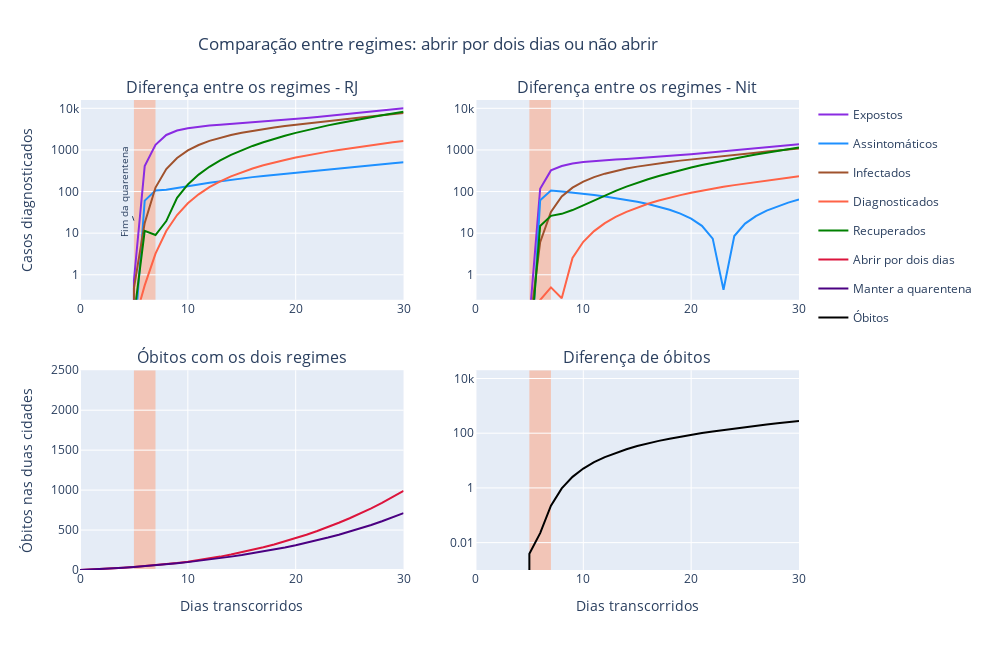

This figure's notebook cell:
### Code cell
fig = make_subplots(rows=2, cols = 2, vertical_spacing = .15)


## RJ
for i in range(2,7):
    fig.add_trace(go.Scatter(
    x = ts,
    y = np.abs(sol_multi_regime_modif_nit[i]-sol_multi_regime_base_nit[i]), name = compartimentos[i], marker = dict(
    color = colors[i-2]), legendgroup = compartimentos[i]), row = 1, col = 1)

fig.add_trace(go.Scatter(
y = tot_deaths(sol_multi_regime_modif_nit), name = 'Abrir por dois dias', marker = dict(
color = 'crimson')), row = 2, col = 1)

fig.add_trace(go.Scatter(
y = tot_deaths(sol_multi_regime_base_nit), name = 'Manter a quarentena', marker = dict(
color = 'indigo')), row = 2, col = 1)
    
    
## SP
for i in range(9,14):
    fig.add_trace(go.Scatter(
    x = ts,
    y = np.abs(sol_multi_regime_modif_nit[i]-sol_multi_regime_base_nit[i]), name = compartimentos[i-7], showlegend = False, marker = dict(
    color = colors[i-9]), legendgroup = compartimentos[i-7]), row = 1, col = 2)
    
fig.add_trace(go.Scatter(
y = tot_deaths(sol_multi_regime_modif_nit) - tot_deaths(sol_multi_regime_base_nit), name = 'Óbitos', marker = dict(
color = 'black')), row = 2, col = 2)


    

fig.update_layout(
    shapes = shapes
)
fig.update_layout(title_text = 'Comparação entre regimes: abrir por dois dias ou não abrir', title_x = .2,
                  height=650, width=989, yaxis=dict(type='log'), yaxis2=dict(type='log'),
                  yaxis4 = dict(type = 'log'), annotations = annotations)
fig.update_xaxes(range = [0,30], row = 2, col = 1, title_text = 'Dias transcorridos')
fig.update_xaxes(range = [0,30], row = 2, col = 2, title_text = 'Dias transcorridos')  
fig.update_yaxes(range = [-0.6,4.2], row = 1, col = 1, title_text = 'Casos diagnosticados')
fig.update_yaxes(range = [-0.6,4.2], row = 1, col = 2)
fig.update_yaxes(range = [0,2500], row = 2, col = 1, title_text = 'Óbitos nas duas cidades')
fig.show()

### Figure 1 — Plotly figure (JSON) as saved in the notebook; plotly's stock layout.template omitted (floating-point values rounded to 4 significant figures)
{"data": [{"legendgroup": "Expostos", "marker": {"color": "blueviolet"}, "name": "Expostos", "type": "scatter", "x": [0, 1, 2, 3, 4, 5, 6, 7, 8, 9, 10, 11, 12, 13, 14, 15, 16, 17, 18, 19, 20, 21, 22, 23, 24, 25, 26, 27, 28, 29, 30], "xaxis": "x", "y": [0, 0, 0, 0, 0, 0.7419, 409.3, 1326.0, 2288.0, 2921.0, 3334.0, 3626.0, 3842.0, 4021.0, 4197.0, 4371.0, 4560.0, 4774.0, 5008.0, 5265.0, 5555.0, 5876.0, 6219.0, 6587.0, 6984.0, 7415.0, 7874.0, 8360.0, 8874.0, 9421.0, 10010.0], "yaxis": "y"}, {"legendgroup": "Assintomáticos", "marker": {"color": "dodgerblue"}, "name": "Assintomáticos", "type": "scatter", "x": [0, 1, 2, 3, 4, 5, 6, 7, 8, 9, 10, 11, 12, 13, 14, 15, 16, 17, 18, 19, 20, 21, 22, 23, 24, 25, 26, 27, 28, 29, 30], "xaxis": "x", "y": [0, 0, 0, 0, 0, 0.01973, 60.54, 106.1, 110.1, 119.9, 133.0, 147.5, 162.5, 177.7, 192.5, 207.3, 222.1, 236.8, 251.9, 267.6, 283.7, 300.7, 318.7, 337.7, 357.8, 379.0, 401.6, 425.6, 451.4, 478.9, 508.1], "yaxis": "y"}, {"legendgroup": "Infectados", "marker": {"color": "sienna"}, "name": "Infectados", "type": "scatter", "x": [0, 1, 2, 3, 4, 5, 6, 7, 8, 9, 10, 11, 12, 13, 14, 15, 16, 17, 18, 19, 20, 21, 22, 23, 24, 25, 26, 27, 28, 29, 30], "xaxis": "x", "y": [0, 0, 0, 0, 0, 0.4814, 17.59, 124.6, 346.8, 642.2, 974.1, 1314.0, 1650.0, 1975.0, 2285.0, 2586.0, 2879.0, 3164.0, 3449.0, 3737.0, 4026.0, 4322.0, 4629.0, 4951.0, 5286.0, 5637.0, 6008.0, 6400.0, 6815.0, 7254.0, 7717.0], "yaxis": "y"}, {"legendgroup": "Diagnosticados", "marker": {"color": "tomato"}, "name": "Diagnosticados", "type": "scatter", "x": [0, 1, 2, 3, 4, 5, 6, 7, 8, 9, 10, 11, 12, 13, 14, 15, 16, 17, 18, 19, 20, 21, 22, 23, 24, 25, 26, 27, 28, 29, 30], "xaxis": "x", "y": [0, 0, 0, 0, 0, 0.06738, 0.556, 3.236, 11.24, 27.32, 52.1, 85.76, 127.5, 176.5, 232.0, 292.7, 358.0, 427.3, 500.0, 575.9, 655.2, 737.4, 822.7, 911.1, 1003.0, 1098.0, 1197.0, 1301.0, 1409.0, 1522.0, 1640.0], "yaxis": "y"}, {"legendgroup": "Recuperados", "marker": {"color": "green"}, "name": "Recuperados", "type": "scatter", "x": [0, 1, 2, 3, 4, 5, 6, 7, 8, 9, 10, 11, 12, 13, 14, 15, 16, 17, 18, 19, 20, 21, 22, 23, 24, 25, 26, 27, 28, 29, 30], "xaxis": "x", "y": [0, 0, 0, 0, 0, 0.09757, 11.38, 9.02, 19.54, 70.41, 148.0, 255.3, 393.1, 561.5, 760.6, 989.3, 1247.0, 1535.0, 1852.0, 2198.0, 2574.0, 2982.0, 3421.0, 3894.0, 4401.0, 4945.0, 5527.0, 6148.0, 6812.0, 7520.0, 8276.0], "yaxis": "y"}, {"marker": {"color": "crimson"}, "name": "Abrir por dois dias", "type": "scatter", "xaxis": "x3", "y": [0, 4.856, 11.07, 18.48, 26.98, 36.49, 47.0, 58.65, 71.81, 86.78, 103.7, 122.8, 144.1, 167.6, 193.3, 221.3, 251.7, 284.5, 319.8, 357.8, 398.4, 441.9, 488.4, 538.0, 591.0, 647.6, 707.9, 772.1, 840.5, 913.4, 991.1], "yaxis": "y3"}, {"marker": {"color": "indigo"}, "name": "Manter a quarentena", "type": "scatter", "xaxis": "x3", "y": [0, 4.856, 11.07, 18.48, 26.98, 36.49, 46.97, 58.43, 70.85, 84.24, 98.65, 114.1, 130.7, 148.4, 167.3, 187.5, 209.1, 232.1, 256.6, 282.8, 310.7, 340.3, 372.0, 405.7, 441.6, 479.9, 520.6, 564.0, 610.2, 659.4, 711.8], "yaxis": "y3"}, {"legendgroup": "Expostos", "marker": {"color": "blueviolet"}, "name": "Expostos", "showlegend": false, "type": "scatter", "x": [0, 1, 2, 3, 4, 5, 6, 7, 8, 9, 10, 11, 12, 13, 14, 15, 16, 17, 18, 19, 20, 21, 22, 23, 24, 25, 26, 27, 28, 29, 30], "xaxis": "x2", "y": [0, 0, 0, 0, 0, 0.08082, 116.1, 322.3, 410.1, 470.6, 511.6, 542.1, 566.2, 587.5, 609.6, 632.5, 657.7, 686.7, 718.4, 753.1, 792.2, 835.0, 880.9, 929.8, 982.4, 1039.0, 1099.0, 1163.0, 1229.0, 1300.0, 1375.0], "yaxis": "y2"}, {"legendgroup": "Assintomáticos", "marker": {"color": "dodgerblue"}, "name": "Assintomáticos", "showlegend": false, "type": "scatter", "x": [0, 1, 2, 3, 4, 5, 6, 7, 8, 9, 10, 11, 12, 13, 14, 15, 16, 17, 18, 19, 20, 21, 22, 23, 24, 25, 26, 27, 28, 29, 30], "xaxis": "x2", "y": [0, 0, 0, 0, 0, 0.002314, 61.83, 105.8, 100.5, 94.78, 88.7, 82.44, 76.07, 69.64, 63.17, 56.63, 50.01, 43.31, 36.47, 29.48, 22.33, 14.99, 7.404, 0.4379, 8.553, 16.96, 25.69, 34.78, 44.25, 54.11, 64.39], "yaxis": "y2"}, {"legendgroup": "Infectados", "marker": {"color": "sienna"}, "name": "Infectados", "showlegend": false, "type": "scatter", "x": [0, 1, 2, 3, 4, 5, 6, 7, 8, 9, 10, 11, 12, 13, 14, 15, 16, 17, 18, 19, 20, 21, 22, 23, 24, 25, 26, 27, 28, 29, 30], "xaxis": "x2", "y": [0, 0, 0, 0, 0, 0.05218, 6.076, 32.49, 76.05, 124.0, 173.4, 222.0, 268.9, 313.7, 356.2, 397.1, 436.9, 475.7, 514.3, 553.3, 592.5, 632.6, 674.2, 717.5, 762.7, 809.8, 859.4, 911.6, 966.7, 1025.0, 1086.0], "yaxis": "y2"}, {"legendgroup": "Diagnosticados", "marker": {"color": "tomato"}, "name": "Diagnosticados", "showlegend": false, "type": "scatter", "x": [0, 1, 2, 3, 4, 5, 6, 7, 8, 9, 10, 11, 12, 13, 14, 15, 16, 17, 18, 19, 20, 21, 22, 23, 24, 25, 26, 27, 28, 29, 30], "xaxis": "x2", "y": [0, 0, 0, 0, 0, 0.007454, 0.247, 0.4976, 0.2726, 2.532, 6.205, 11.2, 17.36, 24.54, 32.61, 41.4, 50.81, 60.76, 71.18, 82.04, 93.33, 105.0, 117.2, 129.7, 142.7, 156.2, 170.2, 184.7, 199.9, 215.7, 232.2], "yaxis": "y2"}, {"legendgroup": "Recuperados", "marker": {"color": "green"}, "name": "Recuperados", "showlegend": false, "type": "scatter", "x": [0, 1, 2, 3, 4, 5, 6, 7, 8, 9, 10, 11, 12, 13, 14, 15, 16, 17, 18, 19, 20, 21, 22, 23, 24, 25, 26, 27, 28, 29, 30], "xaxis": "x2", "y": [0, 0, 0, 0, 0, 0.01048, 14.9, 26.08, 29.13, 35.93, 46.75, 61.77, 80.96, 104.3, 131.7, 163.1, 198.3, 237.5, 280.5, 327.4, 378.4, 433.4, 492.7, 556.3, 624.4, 697.2, 775.0, 858.0, 946.3, 1040.0, 1140.0], "yaxis": "y2"}, {"marker": {"color": "black"}, "name": "Óbitos", "type": "scatter", "xaxis": "x4", "y": [0, 0, 0, 0, 0, 0.003934, 0.02232, 0.2248, 0.9619, 2.542, 5.098, 8.716, 13.41, 19.16, 25.98, 33.81, 42.63, 52.43, 63.21, 74.97, 87.75, 101.5, 116.4, 132.3, 149.4, 167.7, 187.2, 208.1, 230.3, 254.0, 279.3], "yaxis": "y4"}], "layout": {"annotations": [{"font": {"size": 16}, "showarrow": false, "text": "Diferença entre os regimes - RJ", "x": 0.225, "xanchor": "center", "xref": "paper", "y": 1, "yanchor": "bottom", "yref": "paper"}, {"font": {"size": 16}, "showarrow": false, "text": "Diferença entre os regimes - Nit", "x": 0.775, "xanchor": "center", "xref": "paper", "y": 1, "yanchor": "bottom", "yref": "paper"}, {"font": {"size": 16}, "showarrow": false, "text": "Óbitos com os dois regimes", "x": 0.225, "xanchor": "center", "xref": "paper", "y": 0.425, "yanchor": "bottom", "yref": "paper"}, {"font": {"size": 16}, "showarrow": false, "text": "Diferença de óbitos", "x": 0.775, "xanchor": "center", "xref": "paper", "y": 0.425, "yanchor": "bottom", "yref": "paper"}, {"font": {"size": 10}, "showarrow": true, "text": "Fim da quarentena", "textangle": -90, "x": 5, "xref": "x", "y": "1.3", "yref": "y"}], "height": 650, "shapes": [{"fillcolor": "LightSalmon", "layer": "below", "line": {"width": 0}, "opacity": 0.5, "type": "rect", "x0": 5, "x1": 7, "xref": "x", "y0": 0.001, "y1": 20000, "yref": "y"}, {"fillcolor": "LightSalmon", "layer": "below", "line": {"width": 0}, "opacity": 0.5, "type": "rect", "x0": 5, "x1": 7, "xref": "x2", "y0": 0.001, "y1": 20000, "yref": "y2"}, {"fillcolor": "LightSalmon", "layer": "below", "line": {"width": 0}, "opacity": 0.5, "type": "rect", "x0": 5, "x1": 7, "xref": "x3", "y0": 0.001, "y1": 2500, "yref": "y3"}, {"fillcolor": "LightSalmon", "layer": "below", "line": {"width": 0}, "opacity": 0.5, "type": "rect", "x0": 5, "x1": 7, "xref": "x4", "y0": 0.001, "y1": 20000, "yref": "y4"}], "title": {"text": "Comparação entre regimes: abrir por dois dias ou não abrir", "x": 0.2}, "width": 989, "xaxis": {"anchor": "y", "domain": [0, 0.45]}, "xaxis2": {"anchor": "y2", "domain": [0.55, 1]}, "xaxis3": {"anchor": "y3", "domain": [0, 0.45], "range": [0, 30], "title": {"text": "Dias transcorridos"}}, "xaxis4": {"anchor": "y4", "domain": [0.55, 1], "range": [0, 30], "title": {"text": "Dias transcorridos"}}, "yaxis": {"anchor": "x", "domain": [0.575, 1], "range": [-0.6, 4.2], "title": {"text": "Casos diagnosticados"}, "type": "log"}, "yaxis2": {"anchor": "x2", "domain": [0.575, 1], "range": [-0.6, 4.2], "type": "log"}, "yaxis3": {"anchor": "x3", "domain": [0, 0.425], "range": [0, 2500], "title": {"text": "Óbitos nas duas cidades"}}, "yaxis4": {"anchor": "x4", "domain": [0, 0.425], "type": "log"}}}
